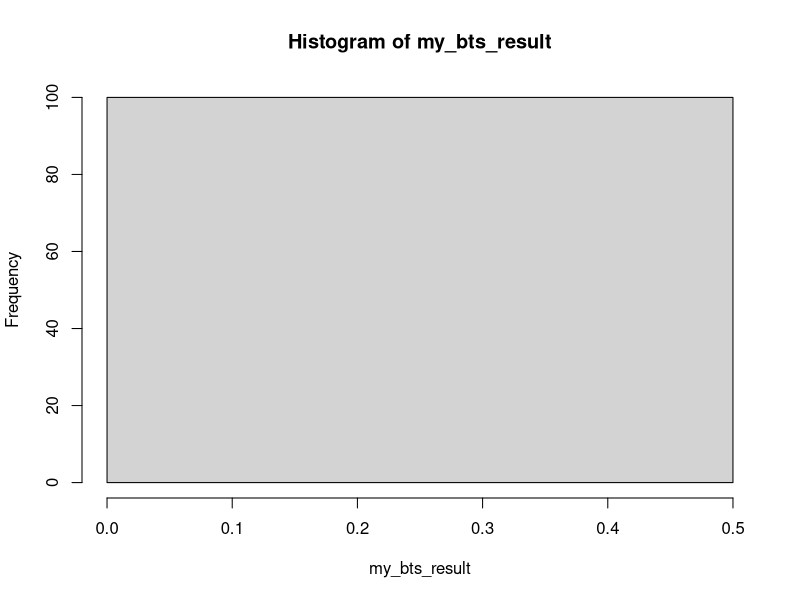

Recreate this plot in R.
# MT5763_22013309
# Individual Assignment 2

# Include libraries
library(tidyverse)
library(ggplot2)

# Problem A
# Sample size
n <- 10000
# Pre-allocate memory for storing random samples
X <- rep(NA, n)
Y <- rep(NA, n)
prob <- NA
# For reproducibility
set.seed(777)
# Simple Monte Carlo function to calculate probability Pr(X > Y)
my_mc <- function(n) {
  if (n <= 0 || n %% 1 != 0 || is.na(n) || 
      is.numeric(n) == FALSE || length(n) > 1) {
    stop("invalid arguments") 
  }
  # Generate samples with given boundaries
  X <- rnorm(n, mean = 4, sd = sqrt(10))
  Y <- runif(n, min = 2, max = 8)
  # Check how many x variables are greater than y variables
  # http://ditraglia.com/Econ103Public/Rtutorials/Rtutorial4.html
  prob <- sum(X > Y) / length(X + Y)
  return(prob)
}

# Bootstrapping to derive the sampling distribution of Pr(X > Y)
# Initialisation
# For reproducibility
# set.seed(555)
# Sample size
n_repeat <- 100
# Pre-allocate memory for storing results
boot_res <- rep(NA, n_repeat)
prob_res <- rep(NA)
# Loop across all samples
my_bts <- function(n_repeat) {
  for (i in n_repeat) {
  prob_res <- my_mc(n)
  }
  # Resample with replacement
  boot_res <- sample(x = prob_res, size = n_repeat, replace = TRUE)
  # Store results
  return(boot_res)
}
# Save data to plot
my_bts_result <- my_bts(n_repeat)
# Plot the bootstrap results
hist(my_bts_result)

# Bootstrap variance changes when sample size for Monte Carlo simulation is
# 10, 100, 1000, 10000



# ---------------------------------------------------------------------------
# Problem B





